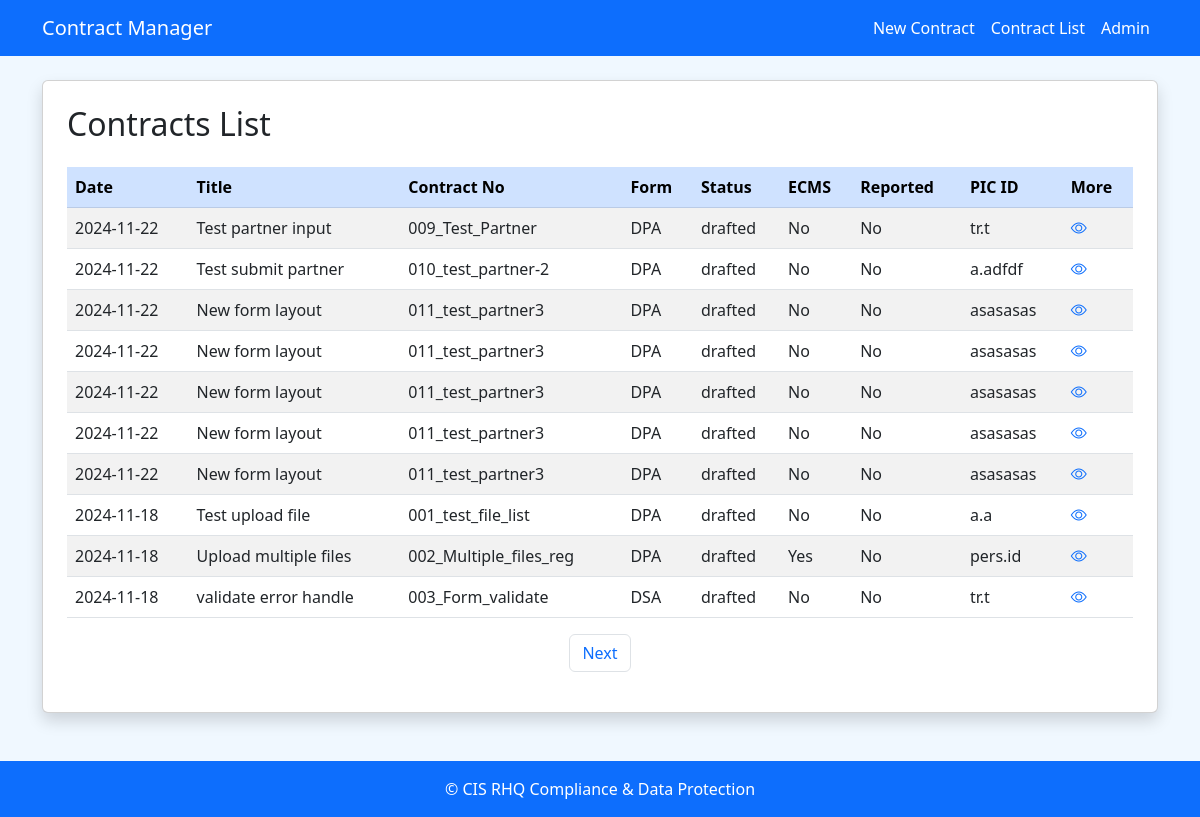
Screenshot of /contract_list/ with the database file from the repository.
### app/models.py (models this page shows)
class Contract(db.Model):
    __tablename__ = 'contracts'
    contract_id = mapped_column(Integer, primary_key=True, autoincrement=True)
    registration_date = mapped_column(Date, default=date.today)
    contract_title = mapped_column(String(100), nullable=False)
    contract_description = mapped_column(String(120))
    contract_no = mapped_column(String(50), nullable=False)
    contract_form = mapped_column(Boolean, nullable=False)  # True for DPA, False for DSA
    contract_status = mapped_column(String(20), nullable=False)
    partner_id = mapped_column(ForeignKey('partners.partner_id'), nullable=True) # ATTENTION: CHANGE TO FALSE WHEN PARTNER DB LOGIC IS READY!
    signed_date = mapped_column(Date)
    system_registered = mapped_column(Boolean, default=False)
    HQ_reported = mapped_column(Boolean, default=False)
    contract_folder = mapped_column(String(200))
    PIC_id = mapped_column(String(100))
    PIC_team = mapped_column(String(100))
    partner = relationship("Partner", back_populates="contracts")
    audits = relationship("Audit", back_populates="contract")

### app/route_main/routes.py (the view)
@bp.route('/contract_list/', methods=['GET'])
def contract_list():
    page = request.args.get('page', 1, type=int)
    contracts = db.paginate(db.select(Contract).order_by(Contract.registration_date.desc()), page=page, per_page=10)
    return render_template('contract_list.html', contracts=contracts)

### app/templates/contract_list.html (shortened to what this page needs)
{% extends 'base.html' %}
{% block content %}
<div class="card shadow p-4 mb-4">
    <h2 class="card-title mb-4">Contracts List</h2>
    <table class="table table-striped">
        <thead class="table-primary">
            <tr>
                <th>Date</th>
                <th>Title</th>
                <th>Contract No</th>
                <th>Form</th>
                <th>Status</th>
                <th>ECMS</th>
                <th>Reported</th>
                <th>PIC ID</th>
                <th>More</th>
            </tr>
        </thead>
        <tbody>
            {% for contract in contracts.items %}
            <tr>
                <td>{{ contract.registration_date.strftime('%Y-%m-%d') }}</td>
                <td>{{ contract.contract_title }}</td>
                <td>{{ contract.contract_no }}</td>
                <td>{{ 'DPA' if contract.contract_form else 'DSA' }}</td>
                <td>{{ contract.contract_status }}</td>
                <td>{{ 'Yes' if contract.system_registered else 'No' }}</td>
                <td>{{ 'Yes' if contract.HQ_reported else 'No' }}</td>
                <td>{{ contract.PIC_id }}</td>
                <td>
                    <a href="{{ url_for('route_main.contract_details', contract_id=contract.contract_id) }}">
                        <i class="bi bi-eye text-primary"></i>
                    </a>
                </td>
            </tr>
            {% endfor %}
        </tbody>
    </table>
    <nav>
        <ul class="pagination justify-content-center">
            {% if contracts.has_next %}
                <li class="page-item"><a class="page-link" href="{{ url_for('route_main.contract_list', page=contracts.next_num) }}">Next</a></li>
            {% endif %}
        </ul>
    </nav>
</div>
{% endblock %}

### app/templates/base.html (shortened to what this page needs)
<!DOCTYPE html>
<html lang="en">
<head>
    <link href="https://cdn.jsdelivr.net/npm/bootstrap@5.3.0/dist/css/bootstrap.min.css" rel="stylesheet">
    <link rel="stylesheet" href="https://cdn.jsdelivr.net/npm/bootstrap-icons@1.11.3/font/bootstrap-icons.min.css">
    <link rel="stylesheet" href="{{ url_for('static', filename='styles.css') }}">
</head>
<body>
<nav class="navbar navbar-expand-lg navbar-dark bg-primary">
    <div class="container">
        <a class="navbar-brand" href="{{ url_for('route_main.contract_list') }}">Contract Manager</a>
        <div class="collapse navbar-collapse" id="navbarNav">
            <ul class="navbar-nav ms-auto">
                <li class="nav-item"><a class="nav-link" href="{{ url_for('route_main.new_contract') }}">New Contract</a></li>
                <li class="nav-item"><a class="nav-link" href="{{ url_for('route_main.contract_list') }}">Contract List</a></li>
                <li class="nav-item"><a class="nav-link" href="{{ url_for('route_main.temp_admin') }}">Admin</a></li>
            </ul>
        </div>
    </div>
</nav>
<div class="container mt-4">
    {% block content %}{% endblock %}
</div>
<footer class="bg-primary text-white text-center py-3 mt-5">
    <div class="container">
        <p class="mb-0">&copy; {{ current_year }} CIS RHQ Compliance &amp; Data Protection</p>
    </div>
</footer>
</body>
</html>

### app/static/styles.css (style rules this page uses)
body { background-color: #f0f8ff; }
.navbar, footer { background-color: #007bff; }
.container h1, h2 { color: #004085; }
.form-label, .nav-link { color: #ffffff; }

### rows the page displays
Contract: registration_date "2024-11-22", contract_title "Test partner input", contract_no "009_Test_Partner", contract_form "DPA", contract_status "drafted", system_registered "No", HQ_reported "No", PIC_id "tr.t"
Contract: registration_date "2024-11-22", contract_title "Test submit partner", contract_no "010_test_partner-2", contract_form "DPA", contract_status "drafted", system_registered "No", HQ_reported "No", PIC_id "a.adfdf"
Contract: registration_date "2024-11-22", contract_title "New form layout", contract_no "011_test_partner3", contract_form "DPA", contract_status "drafted", system_registered "No", HQ_reported "No", PIC_id "asasasas"
Contract: registration_date "2024-11-22", contract_title "New form layout", contract_no "011_test_partner3", contract_form "DPA", contract_status "drafted", system_registered "No", HQ_reported "No", PIC_id "asasasas"
Contract: registration_date "2024-11-22", contract_title "New form layout", contract_no "011_test_partner3", contract_form "DPA", contract_status "drafted", system_registered "No", HQ_reported "No", PIC_id "asasasas"
Contract: registration_date "2024-11-22", contract_title "New form layout", contract_no "011_test_partner3", contract_form "DPA", contract_status "drafted", system_registered "No", HQ_reported "No", PIC_id "asasasas"
Contract: registration_date "2024-11-22", contract_title "New form layout", contract_no "011_test_partner3", contract_form "DPA", contract_status "drafted", system_registered "No", HQ_reported "No", PIC_id "asasasas"
Contract: registration_date "2024-11-18", contract_title "Test upload file", contract_no "001_test_file_list", contract_form "DPA", contract_status "drafted", system_registered "No", HQ_reported "No", PIC_id "a.a"
Contract: registration_date "2024-11-18", contract_title "Upload multiple files", contract_no "002_Multiple_files_reg", contract_form "DPA", contract_status "drafted", system_registered "Yes", HQ_reported "No", PIC_id "pers.id"
Contract: registration_date "2024-11-18", contract_title "validate error handle", contract_no "003_Form_validate", contract_form "DSA", contract_status "drafted", system_registered "No", HQ_reported "No", PIC_id "tr.t"
